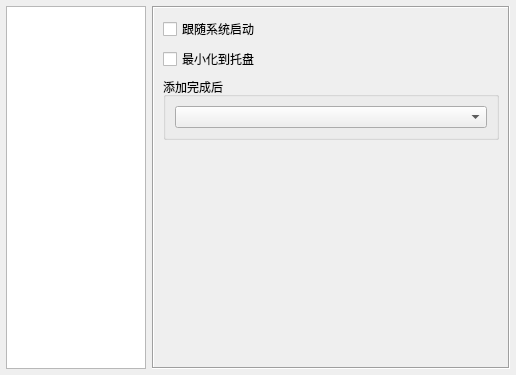
<?xml version="1.0" encoding="UTF-8"?>
<ui version="4.0">
 <class>SettingsDialog</class>
 <widget class="QDialog" name="SettingsDialog">
  <property name="geometry">
   <rect>
    <x>0</x>
    <y>0</y>
    <width>516</width>
    <height>375</height>
   </rect>
  </property>
  <property name="windowTitle">
   <string>选项</string>
  </property>
  <layout class="QHBoxLayout" name="horizontalLayout">
   <property name="leftMargin">
    <number>6</number>
   </property>
   <property name="topMargin">
    <number>6</number>
   </property>
   <property name="rightMargin">
    <number>6</number>
   </property>
   <property name="bottomMargin">
    <number>6</number>
   </property>
   <item>
    <widget class="QListWidget" name="lwPage">
     <property name="sizePolicy">
      <sizepolicy hsizetype="Fixed" vsizetype="Expanding">
       <horstretch>0</horstretch>
       <verstretch>0</verstretch>
      </sizepolicy>
     </property>
     <property name="maximumSize">
      <size>
       <width>140</width>
       <height>16777215</height>
      </size>
     </property>
    </widget>
   </item>
   <item>
    <widget class="QStackedWidget" name="stackedWidget">
     <property name="frameShape">
      <enum>QFrame::Box</enum>
     </property>
     <property name="frameShadow">
      <enum>QFrame::Sunken</enum>
     </property>
     <property name="currentIndex">
      <number>0</number>
     </property>
     <widget class="QWidget" name="page">
      <layout class="QVBoxLayout" name="verticalLayout">
       <item>
        <widget class="QCheckBox" name="cbStartWithOS">
         <property name="text">
          <string>跟随系统启动</string>
         </property>
        </widget>
       </item>
       <item>
        <widget class="QCheckBox" name="cbMinimizeToTray">
         <property name="text">
          <string>最小化到托盘</string>
         </property>
        </widget>
       </item>
       <item>
        <widget class="QGroupBox" name="groupBox">
         <property name="title">
          <string>添加完成后</string>
         </property>
         <layout class="QVBoxLayout" name="verticalLayout_4">
          <item>
           <widget class="QComboBox" name="cbAddedAction"/>
          </item>
         </layout>
        </widget>
       </item>
       <item>
        <spacer name="verticalSpacer">
         <property name="orientation">
          <enum>Qt::Vertical</enum>
         </property>
         <property name="sizeHint" stdset="0">
          <size>
           <width>20</width>
           <height>40</height>
          </size>
         </property>
        </spacer>
       </item>
      </layout>
     </widget>
     <widget class="QWidget" name="page_2">
      <layout class="QVBoxLayout" name="verticalLayout_2">
       <item>
        <widget class="QCheckBox" name="cbUseRegex">
         <property name="text">
          <string>使用正则表达式搜索</string>
         </property>
        </widget>
       </item>
       <item>
        <spacer name="verticalSpacer_2">
         <property name="orientation">
          <enum>Qt::Vertical</enum>
         </property>
         <property name="sizeHint" stdset="0">
          <size>
           <width>20</width>
           <height>40</height>
          </size>
         </property>
        </spacer>
       </item>
      </layout>
     </widget>
    </widget>
   </item>
  </layout>
 </widget>
 <resources/>
 <connections/>
</ui>
